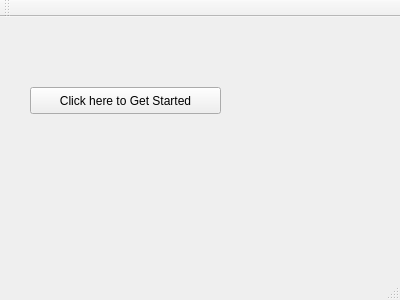
<?xml version="1.0" encoding="UTF-8"?>
<ui version="4.0">
 <class>MainWindow</class>
 <widget class="QMainWindow" name="MainWindow">
  <property name="geometry">
   <rect>
    <x>0</x>
    <y>0</y>
    <width>400</width>
    <height>300</height>
   </rect>
  </property>
  <property name="windowTitle">
   <string>MainWindow</string>
  </property>
  <widget class="QWidget" name="centralWidget">
   <widget class="QPushButton" name="ClickViz">
    <property name="geometry">
     <rect>
      <x>30</x>
      <y>70</y>
      <width>191</width>
      <height>27</height>
     </rect>
    </property>
    <property name="text">
     <string>Click here to Get Started</string>
    </property>
   </widget>
   <widget class="QLabel" name="label">
    <property name="geometry">
     <rect>
      <x>20</x>
      <y>130</y>
      <width>361</width>
      <height>61</height>
     </rect>
    </property>
    <property name="text">
     <string/>
    </property>
   </widget>
  </widget>
  <widget class="QMenuBar" name="menuBar">
   <property name="geometry">
    <rect>
     <x>0</x>
     <y>0</y>
     <width>400</width>
     <height>25</height>
    </rect>
   </property>
  </widget>
  <widget class="QToolBar" name="mainToolBar">
   <attribute name="toolBarArea">
    <enum>TopToolBarArea</enum>
   </attribute>
   <attribute name="toolBarBreak">
    <bool>false</bool>
   </attribute>
  </widget>
  <widget class="QStatusBar" name="statusBar"/>
 </widget>
 <layoutdefault spacing="6" margin="11"/>
 <resources/>
 <connections/>
</ui>
